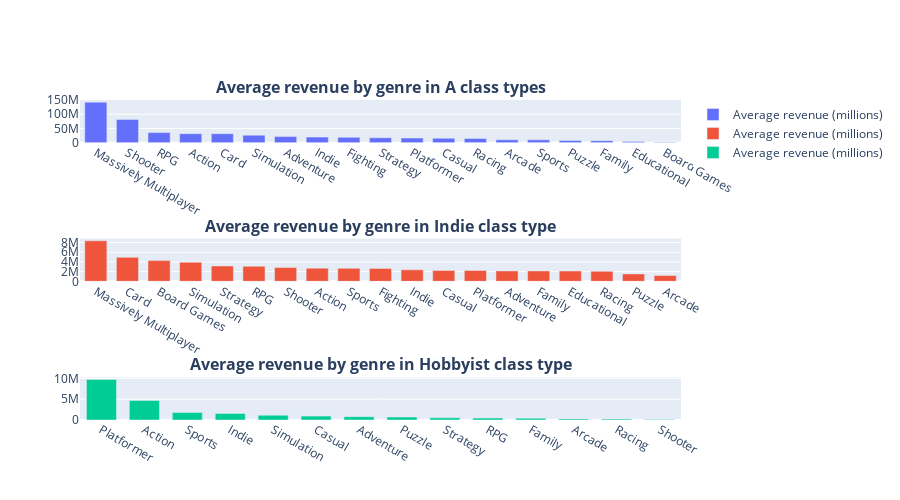

Here is the notebook cell this chart was saved with:
### Code cell
all_classes = main_df['publisherClass'].unique() # Смотрим, какие классы компаний есть

# Проанализируем отдельно для каждого класса прибыльность игр каждого жанра
a_class = main_df[(main_df['publisherClass'] == 'AA') | (main_df['publisherClass'] == 'AAA')].reset_index()
a_class = a_class.drop(columns='index')
hob_class = main_df[main_df['publisherClass'] == 'Hobbyist'].reset_index()
hob_class = hob_class.drop(columns='index')
indie_class = main_df[main_df['publisherClass'] == 'Indie'].reset_index()
indie_class = indie_class.drop(columns='index')

def avg_rev_by_genre(df, genres):
    data = []
    for g in genres:
        games_genre = df[df[g] == 1]
        average_rev = games_genre['revenue'].mean()
        data.append({'Genre': g, 'AverageRevenue': average_rev})
    res = pd.DataFrame(data).sort_values('AverageRevenue', ascending=False)
    return res.reset_index().drop(columns='index')

rev_by_genres_aclass = avg_rev_by_genre(a_class, genres)
rev_by_genres_indie = avg_rev_by_genre(indie_class, genres)
rev_by_genres_hob = avg_rev_by_genre(hob_class, genres)
rev_by_genres_aclass['Genre'] = rev_by_genres_aclass['Genre'].str.replace(' ', '\n')
rev_by_genres_indie['Genre'] = rev_by_genres_indie['Genre'].str.replace(' ', '\n')
rev_by_genres_hob['Genre'] = rev_by_genres_hob['Genre'].str.replace(' ', '\n')

rev_by_genres_hob = rev_by_genres_hob.dropna() # Игр некоторых жанров нет в 'publisherClass' = 'Hobbyist' (получается NaN по средней выручке), просто удаляем эти строки

# Построение барчартов
fig = make_subplots(rows=3, cols=1, vertical_spacing=0.3, row_heights=[0.4, 0.4, 0.4], subplot_titles=['<b>Average revenue by genre in A class types</b>', '<b>Average revenue by genre in Indie class type</b>', '<b>Average revenue by genre in Hobbyist class type</b>'])

fig.add_trace(go.Bar(x=rev_by_genres_aclass['Genre'], y=rev_by_genres_aclass['AverageRevenue'], name='Average revenue (millions)'), row=1, col=1)
fig.add_trace(go.Bar(x=rev_by_genres_indie['Genre'], y=rev_by_genres_indie['AverageRevenue'], name='Average revenue (millions)'), row=2, col=1)
fig.add_trace(go.Bar(x=rev_by_genres_hob['Genre'], y=rev_by_genres_hob['AverageRevenue'], name='Average revenue (millions)'), row=3, col=1)

fig.update_layout(bargap=0.3, height=500)
fig.show()

### Figure 1 — Plotly figure (JSON) as saved in the notebook; plotly's stock layout.template omitted (floating-point values rounded to 4 significant figures)
{"data": [{"name": "Average revenue (millions)", "type": "bar", "x": ["Massively\nMultiplayer", "Shooter", "RPG", "Action", "Card", "Simulation", "Adventure", "Indie", "Fighting", "Strategy", "Platformer", "Casual", "Racing", "Arcade", "Sports", "Puzzle", "Family", "Educational", "Board\nGames"], "xaxis": "x", "y": [142600000.0, 81790000.0, 35350000.0, 31520000.0, 31510000.0, 26450000.0, 21380000.0, 19570000.0, 18770000.0, 17180000.0, 16230000.0, 15550000.0, 14850000.0, 10290000.0, 9859000.0, 7692000.0, 7006000.0, 3710455, 1033000.0], "yaxis": "y"}, {"name": "Average revenue (millions)", "type": "bar", "x": ["Massively\nMultiplayer", "Card", "Board\nGames", "Simulation", "Strategy", "RPG", "Shooter", "Action", "Sports", "Fighting", "Indie", "Casual", "Platformer", "Adventure", "Family", "Educational", "Racing", "Puzzle", "Arcade"], "xaxis": "x2", "y": [8374000.0, 4964000.0, 4283000.0, 3948000.0, 3173000.0, 3117000.0, 2852000.0, 2719000.0, 2684000.0, 2675000.0, 2368000.0, 2248000.0, 2240000.0, 2155000.0, 2153000.0, 2133000.0, 2063000.0, 1538000.0, 1201000.0], "yaxis": "y2"}, {"name": "Average revenue (millions)", "type": "bar", "x": ["Platformer", "Action", "Sports", "Indie", "Simulation", "Casual", "Adventure", "Puzzle", "Strategy", "RPG", "Family", "Arcade", "Racing", "Shooter"], "xaxis": "x3", "y": [9732069, 4693000.0, 1809000.0, 1581000.0, 1150000.0, 931800.0, 796400.0, 702148, 520200.0, 458800.0, 426953, 265000.0, 210900.0, 93410.0], "yaxis": "y3"}], "layout": {"annotations": [{"font": {"size": 16}, "showarrow": false, "text": "<b>Average revenue by genre in A class types</b>", "x": 0.5, "xanchor": "center", "xref": "paper", "y": 1, "yanchor": "bottom", "yref": "paper"}, {"font": {"size": 16}, "showarrow": false, "text": "<b>Average revenue by genre in Indie class type</b>", "x": 0.5, "xanchor": "center", "xref": "paper", "y": 0.5667, "yanchor": "bottom", "yref": "paper"}, {"font": {"size": 16}, "showarrow": false, "text": "<b>Average revenue by genre in Hobbyist class type</b>", "x": 0.5, "xanchor": "center", "xref": "paper", "y": 0.1333, "yanchor": "bottom", "yref": "paper"}], "bargap": 0.3, "height": 500, "xaxis": {"anchor": "y", "domain": [0, 1]}, "xaxis2": {"anchor": "y2", "domain": [0, 1]}, "xaxis3": {"anchor": "y3", "domain": [0, 1]}, "yaxis": {"anchor": "x", "domain": [0.8667, 1]}, "yaxis2": {"anchor": "x2", "domain": [0.4333, 0.5667]}, "yaxis3": {"anchor": "x3", "domain": [0, 0.1333]}}}
